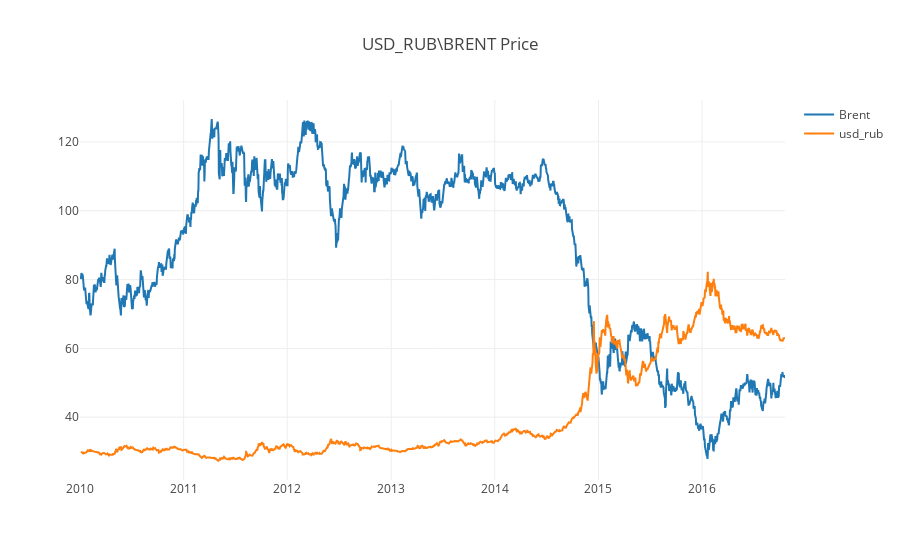

Notebook code for this chart:
### Markdown cell above
Посмотрим всем известный график валютной пары рубль\доллар и стоимость нефти Брент. Для этого построим график Scatter, где удобно смотреть точечные значения за любой период.

### Code cell
trace0=go.Scatter(x=df4['timestamp'], y=df4['brent'], name='Brent')
trace1=go.Scatter(x=df4['timestamp'], y=df4['usdrub'], name='usd_rub')
data=[trace0, trace1]
layout={'title':'USD_RUB\BRENT Price'}
fig=go.Figure(data=data, layout=layout)
iplot(fig, show_link=False)

### Figure 1 — Plotly figure (JSON) as saved in the notebook; plotly's stock layout.template omitted (floating-point values rounded to 4 significant figures; data arrays with more than 128 entries replaced by an {"elided": "..."} marker saying what was removed)
{"data": [{"name": "Brent", "type": "scatter", "x": {"elided": "2484 str values"}, "y": {"elided": "2484 float values"}}, {"name": "usd_rub", "type": "scatter", "x": {"elided": "2484 str values"}, "y": {"elided": "2484 float values"}}], "layout": {"title": "USD_RUB\\BRENT Price"}}
